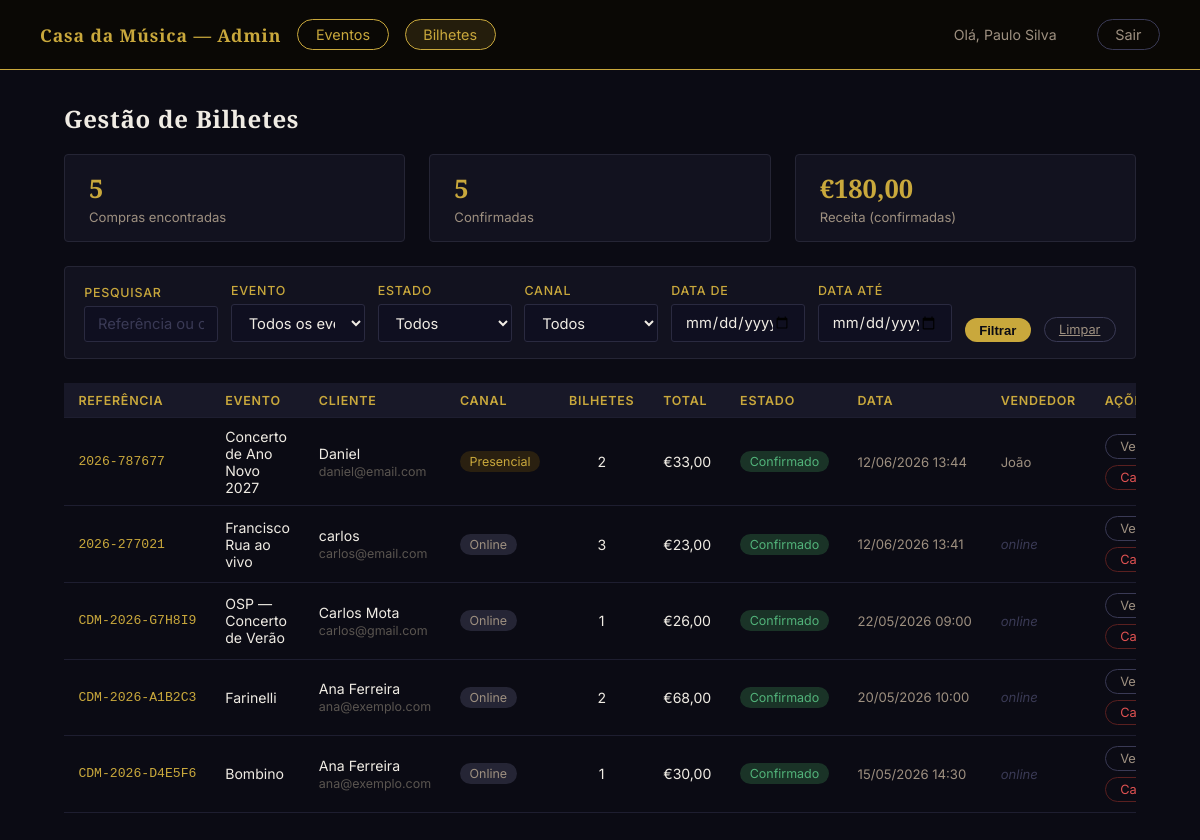
Page /bilhetes.php (signed in) on the committed database.
### tables this page shows
CREATE TABLE compras (
            id                INTEGER PRIMARY KEY AUTOINCREMENT,
            referencia        TEXT    UNIQUE NOT NULL,
            evento_id         INTEGER NOT NULL,
            utilizador_id     INTEGER,
            nome_cliente      TEXT    NOT NULL,
            email_cliente     TEXT    NOT NULL,
            telefone_cliente  TEXT,
            nif_cliente       TEXT,
            canal             TEXT    NOT NULL DEFAULT 'online'
                                      CHECK(canal IN ('online','presencial')),
            vendedor_id       INTEGER,
            metodo_pagamento  TEXT    NOT NULL,
            total             REAL    NOT NULL,
            estado            TEXT    NOT NULL DEFAULT 'confirmado'
                                      CHECK(estado IN ('confirmado','cancelado')),
            data_compra       TEXT    NOT NULL DEFAULT (datetime('now')),
            FOREIGN KEY (evento_id)     REFERENCES eventos(id),
            FOREIGN KEY (utilizador_id) REFERENCES utilizadores(id),
            FOREIGN KEY (vendedor_id)   REFERENCES utilizadores(id)
        );

### scripts/sessao.php (called while the page is built, shortened)
<?php
function getUtilizador(): array {
    return [
        'id'     => $_SESSION['utilizador_id'] ?? null,
        'nome'   => $_SESSION['nome']           ?? '',
        'email'  => $_SESSION['email']          ?? '',
        'perfil' => $_SESSION['perfil']         ?? '',
    ];
}

### bilhetes.php (the view, shortened to what this page needs)
<?php
require_once 'scripts/sessao.php';
$u = getUtilizador();
$isAdmin = ($u['perfil'] === 'administrador');
$db      = getDB();
$pesquisa = trim($_GET['pesquisa']  ?? '');
$fDataDe  = trim($_GET['data_de']    ?? '');
$fDataAte = trim($_GET['data_ate']   ?? '');
$pagina   = max(1, (int)($_GET['pagina'] ?? 1));
$porPag   = 25;
$where  = 'WHERE 1=1';
$stmtTotal = $db->prepare("SELECT COUNT(DISTINCT c.id) FROM compras c $where");
$total  = (int)$stmtTotal->execute()->fetchArray()[0];
$totPag = max(1, (int)ceil($total / $porPag));
$pagina = min($pagina, $totPag);
$offset = ($pagina - 1) * $porPag;
$sqlC = "SELECT c.id, c.referencia, c.evento_id, e.nome AS evento_nome,
                c.nome_cliente, c.email_cliente, c.telefone_cliente, c.nif_cliente,
                c.canal, c.metodo_pagamento, c.total, c.estado,
                c.data_compra,
                COALESCE(SUM(ic.quantidade), 0) AS total_bilhetes,
                v.nome AS vendedor_nome
         FROM compras c
         JOIN eventos e   ON e.id = c.evento_id
         LEFT JOIN itens_compra ic ON ic.compra_id = c.id
         LEFT JOIN utilizadores v  ON v.id = c.vendedor_id
         $where
         GROUP BY c.id
         ORDER BY c.data_compra DESC
         LIMIT $porPag OFFSET $offset";
$stmtC = $db->prepare($sqlC);
$compras = [];
$resC = $stmtC->execute();
while ($row = $resC->fetchArray(SQLITE3_ASSOC)) {
    $compras[] = $row;
}
$totalConf    = 0;
$receitaConf  = 0.0;
if ($isAdmin) {
    $stmtSum = $db->prepare("SELECT COUNT(DISTINCT c.id), SUM(c.total) FROM compras c $where AND c.estado='confirmado'");
    $rowSum = $stmtSum->execute()->fetchArray();
    $totalConf   = (int)($rowSum[0] ?? 0);
    $receitaConf = (float)($rowSum[1] ?? 0);
}
?>
<!DOCTYPE html>
<html lang="pt">
<head>
  <link rel="stylesheet" href="styles/<?= $isAdmin ? 'admin' : 'vendedor' ?>.css" />
</head>
<body>
  <nav class="<?= $isAdmin ? 'nav-admin' : 'nav-vendor' ?>">
    <div class="nav-left">
      <a href="<?= $isAdmin ? 'admin/index.php' : 'vendedor.php' ?>" class="nav-brand">
        Casa da Música<?= $isAdmin ? ' — Admin' : '' ?>
      </a>
      <?php if ($isAdmin): ?>
        <a href="admin/eventos.php" class="btn-pill">Eventos</a>
      <?php else: ?>
        <a href="vendedor.php" class="btn-pill">Área Vendedor</a>
      <?php endif; ?>
      <a href="bilhetes.php" class="btn-pill" style="background:#c9a83c22;">Bilhetes</a>
    </div>
    <div class="nav-right">
      <span style="font-size:.88rem; color:#9e9080; margin-right:1rem;">
        Olá, <?= htmlspecialchars($u['nome']) ?>
      </span>
      <a href="scripts/logout.php" class="btn-pill btn-pill-light">Sair</a>
    </div>
  </nav>
  <main class="page">
    <h1 class="page-title">Gestão de Bilhetes</h1>
    <?php if ($isAdmin): ?>
    <div class="summary-row">
      <div class="summary-card">
        <div class="summary-val"><?= $total ?></div>
        <div class="summary-lbl">Compras encontradas</div>
      </div>
      <div class="summary-card">
        <div class="summary-val"><?= $totalConf ?></div>
        <div class="summary-lbl">Confirmadas</div>
      </div>
      <div class="summary-card">
        <div class="summary-val">€<?= number_format($receitaConf, 2, ',', '.') ?></div>
        <div class="summary-lbl">Receita (confirmadas)</div>
      </div>
    </div>
    <?php endif; ?>
    <form method="GET" action="bilhetes.php" class="filter-bar">
      <div class="form-group">
        <label>Pesquisar</label>
        <input type="text" name="pesquisa" placeholder="Referência ou cliente…"
               value="<?= htmlspecialchars($pesquisa) ?>" />
      </div>
      <div class="form-group">
        <label>Evento</label>
        <select name="evento_id">
          <option value="0">Todos os eventos</option>
        </select>
      </div>
      <div class="form-group">
        <label>Estado</label>
        <select name="estado">
          <option value="">Todos</option>
        </select>
      </div>
      <?php if ($isAdmin): ?>
      <div class="form-group">
        <label>Canal</label>
        <select name="canal">
          <option value="">Todos</option>
        </select>
      </div>
      <?php endif; ?>
      <div class="form-group">
        <label>Data de</label>
        <input type="date" name="data_de" value="<?= htmlspecialchars($fDataDe) ?>" />
      </div>
      <div class="form-group">
        <label>Data até</label>
        <input type="date" name="data_ate" value="<?= htmlspecialchars($fDataAte) ?>" />
      </div>
      <button type="submit" class="btn btn-sm" style="margin-bottom:0;">Filtrar</button>
      <a href="bilhetes.php" class="btn-ghost" style="margin-bottom:0;">Limpar</a>
    </form>
    <?php if (empty($compras)): ?>
      <p class="text-sm" style="margin-top:1rem;">Nenhuma compra encontrada.</p>
    <?php else: ?>
    <div class="table-wrap">
      <table>
        <thead>
          <tr>
            <th>Referência</th>
            <th>Evento</th>
            <th>Cliente</th>
            <?php if ($isAdmin): ?><th>Canal</th><?php endif; ?>
            <th>Bilhetes</th>
            <th>Total</th>
            <th>Estado</th>
            <th>Data</th>
            <?php if ($isAdmin): ?><th>Vendedor</th><?php endif; ?>
            <th>Ações</th>
          </tr>
        </thead>
        <tbody>
          <?php foreach ($compras as $c): ?>
          <?php $cid = (int)$c['id']; ?>
          <tr>
            <td style="font-family:monospace; font-size:.82rem; white-space:nowrap; color:#c9a83c;">
              <?= htmlspecialchars($c['referencia']) ?>
            </td>
            <td><?= htmlspecialchars($c['evento_nome']) ?></td>
            <td>
              <span style="color:#f0ece4;"><?= htmlspecialchars($c['nome_cliente']) ?></span><br>
              <span style="color:#5a5550; font-size:.78rem;"><?= htmlspecialchars($c['email_cliente']) ?></span>
            </td>
            <?php if ($isAdmin): ?>
            <td>
              <span class="badge <?= $c['canal'] === 'presencial' ? 'badge-gold' : '' ?>">
                <?= $c['canal'] === 'presencial' ? 'Presencial' : 'Online' ?>
              </span>
            </td>
            <?php endif; ?>
            <td style="text-align:center;"><?= (int)$c['total_bilhetes'] ?></td>
            <td style="white-space:nowrap;">€<?= number_format((float)$c['total'], 2, ',', '.') ?></td>
            <td>
              <?php if ($c['estado'] === 'confirmado'): ?>
                <span class="badge badge-green">Confirmado</span>
              <?php else: ?>
                <span class="badge-red">Cancelado</span>
              <?php endif; ?>
            </td>
            <td style="white-space:nowrap; font-size:.82rem; color:#9e9080;">
              <?= htmlspecialchars(date('d/m/Y H:i', strtotime($c['data_compra']))) ?>
            </td>
            <?php if ($isAdmin): ?>
            <td style="font-size:.82rem; color:#9e9080;">
              <?= $c['vendedor_nome'] !== null ? htmlspecialchars($c['vendedor_nome']) : '<em style="color:#3a3a55;">online</em>' ?>
            </td>
            <?php endif; ?>
            <td>
              <div class="col-actions">
                <button type="button" class="btn-ghost"
                  onclick="abrirDetalhes(<?= $cid ?>)">Ver</button>
                <?php if ($c['estado'] === 'confirmado'): ?>
                  <button type="button" class="btn-danger-sm"
                    onclick="pedirAcao(<?= $cid ?>, 'cancelado', <?= json_encode($c['referencia']) ?>)">
                    Cancelar
                  </button>
                <?php endif; ?>
              </div>
            </td>
          </tr>
          <?php endforeach; ?>
        </tbody>
      </table>
    </div>
    <?php endif; ?>
  </main>
</body>
</html>

### styles/admin.css (style rules this page uses)
*, *::before, *::after { box-sizing: border-box; margin: 0; padding: 0; }
body { font-family: 'Inter', system-ui, sans-serif; color: #f0ece4; background: #0b0b14; }
nav { display: flex; align-items: center; justify-content: space-between; background: #08080f; border-bottom: 1px solid #252535; padding: 0 2.5rem; height: 70px; position: sticky; top: 0; z-index: 10; }
.nav-left { display: flex; align-items: center; gap: 1rem; }
.nav-right { display: flex; align-items: center; gap: 1.5rem; }
.nav-brand { font-family: 'Cinzel', Georgia, serif; font-weight: 600; font-size: 1.1rem; color: #c9a83c; text-decoration: none; letter-spacing: 0.05em; }
.nav-admin { background: #0a0805; border-bottom-color: #c9a83c; }
.nav-admin .nav-brand { color: #c9a83c; }
.btn-pill { background: transparent; color: #c9a83c; border: 1px solid #c9a83c; border-radius: 999px; padding: 0.38rem 1.1rem; font-size: 0.9rem; cursor: pointer; text-decoration: none; display: inline-block; white-space: nowrap; transition: background 0.15s, color 0.15s; }
.btn-pill-light { border-color: #3a3a55; color: #9e9080; }
.page { padding: 2rem 4rem; max-width: 1200px; margin: 0 auto; }
.page-title { font-family: 'Cinzel', Georgia, serif; font-size: 1.5rem; font-weight: 600; margin-bottom: 1.2rem; color: #f0ece4; letter-spacing: 0.03em; }
.btn { background: #c9a83c; color: #0b0b14; border: none; border-radius: 999px; padding: 0.45rem 1.4rem; font-size: 0.92rem; font-weight: 600; cursor: pointer; text-decoration: none; display: inline-block; white-space: nowrap; transition: background 0.15s; }
.btn-sm { padding: 0.28rem 0.9rem; font-size: 0.82rem; }
.table-wrap { overflow-x: auto; }
table { width: 100%; border-collapse: collapse; }
th, td { padding: 0.6rem 0.9rem; text-align: left; border-bottom: 1px solid #1e1e30; font-size: 0.88rem; }
th { background: #181828; font-weight: 600; white-space: nowrap; color: #c9a83c; font-size: 0.78rem; text-transform: uppercase; letter-spacing: 0.06em; }
.col-actions { display: flex; gap: 0.4rem; flex-wrap: wrap; }
.form-group { display: flex; flex-direction: column; gap: 0.35rem; margin-bottom: 1rem; }
.form-group label { font-size: 0.78rem; font-weight: 500; color: #c9a83c; letter-spacing: 0.06em; text-transform: uppercase; }
input[type="text"], input[type="email"], input[type="password"], input[type="number"], input[type="date"], input[type="time"], select, textarea { border: 1px solid #2a2a40; padding: 0.5rem 0.8rem; font-size: 0.92rem; background: #0f0f20; color: #f0ece4; font-family: inherit; border-radius: 3px; outline: none; transition: border-color 0.15s; }
input::placeholder { color: #3a3a55; }
select option { background: #0f0f20; }
.badge { display: inline-block; padding: 0.18rem 0.6rem; border-radius: 999px; font-size: 0.78rem; background: #252535; color: #9e9080; }
.badge-green { background: #1a3327; color: #52b37a; }

### bilhetes.php (style rules this page uses)
.badge-gold { background:#2a2010; color:#c9a83c; display:inline-block; padding:.18rem .6rem; border-radius:999px; font-size:.78rem; }
.filter-bar { background:#12121f; border:1px solid #252535; border-radius:4px; padding:1rem 1.2rem; margin-bottom:1.5rem; display:flex; flex-wrap:wrap; gap:.8rem; align-items:flex-end; }
.filter-bar .form-group { margin-bottom:0; flex:1; min-width:130px; }
.filter-bar select, .filter-bar input { width:100%; }
.col-actions { display:flex; gap:.4rem; flex-wrap:wrap; }
.btn-ghost { background:transparent; border:1px solid #3a3a55; color:#9e9080; border-radius:999px; padding:.25rem .9rem; cursor:pointer; font-size:.8rem; font-family:inherit; transition:background .15s, color .15s; }
.btn-danger-sm { background:transparent; border:1px solid #5a2020; color:#e05252; border-radius:999px; padding:.25rem .9rem; cursor:pointer; font-size:.8rem; font-family:inherit; transition:background .15s; }
.summary-row { display:flex; gap:1.5rem; margin-bottom:1.5rem; }
.summary-card { background:#12121f; border:1px solid #252535; border-radius:4px; padding:1rem 1.5rem; flex:1; }
.summary-val { font-family:'Cinzel',Georgia,serif; font-size:1.6rem; font-weight:bold; color:#c9a83c; }
.summary-lbl { font-size:.82rem; color:#9e9080; margin-top:.2rem; }

### rows in the picture
compras: referencia "2026-787677", evento_nome "Concerto de Ano Novo 2027", nome_cliente "Daniel", email_cliente "daniel@email.com", canal "Presencial", total_bilhetes "2", total "33,00", estado "Confirmado", data_compra "12/06/2026 13:44", vendedor_nome "João"
compras: referencia "2026-277021", evento_nome "Francisco Rua ao vivo", nome_cliente "carlos", email_cliente "carlos@email.com", canal "Online", total_bilhetes "3", total "23,00", estado "Confirmado", data_compra "12/06/2026 13:41", shows "online"
compras: referencia "CDM-2026-G7H8I9", evento_nome "OSP — Concerto de Verão", nome_cliente "Carlos Mota", email_cliente "carlos@gmail.com", canal "Online", total_bilhetes "1", total "26,00", estado "Confirmado", data_compra "22/05/2026 09:00", shows "online"
compras: referencia "CDM-2026-A1B2C3", evento_nome "Farinelli", nome_cliente "Ana Ferreira", email_cliente "ana@exemplo.com", canal "Online", total_bilhetes "2", total "68,00", estado "Confirmado", data_compra "20/05/2026 10:00", shows "online"
compras: referencia "CDM-2026-D4E5F6", evento_nome "Bombino", nome_cliente "Ana Ferreira", email_cliente "ana@exemplo.com", canal "Online", total_bilhetes "1", total "30,00", estado "Confirmado", data_compra "15/05/2026 14:30", shows "online"

### other values in the picture
$u['nome'] "Paulo Silva"
$total "5"
$totalConf "5"
$receitaConf "180,00"
